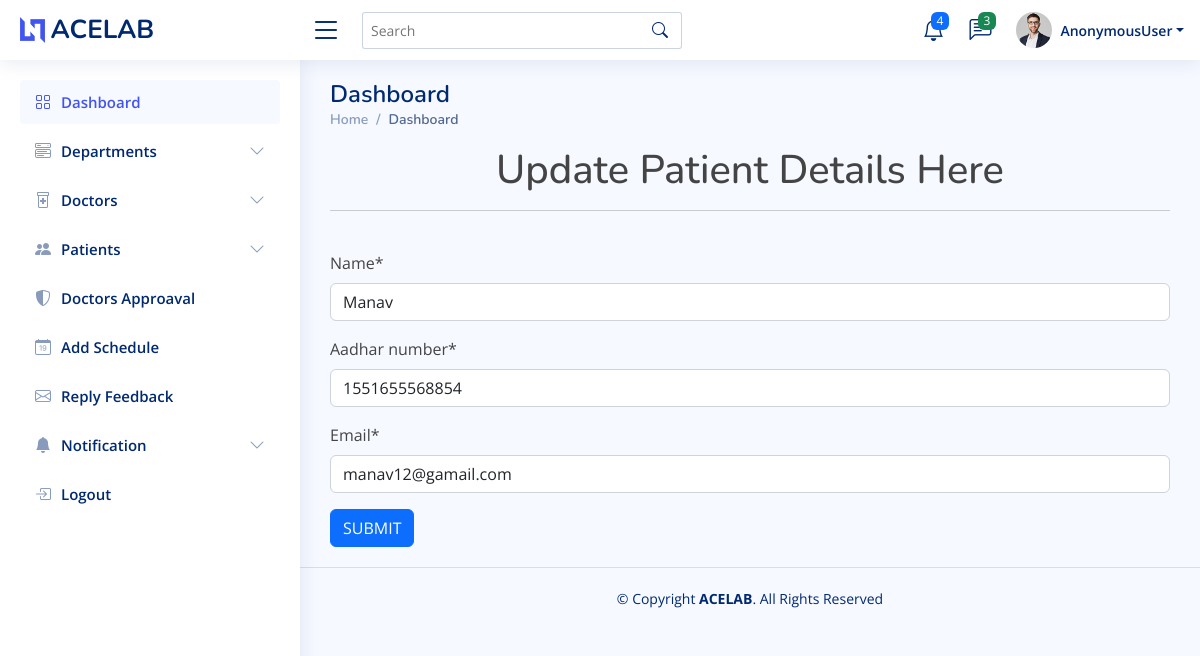
The page /update_patient/2/ on the database its author committed.
### home/models.py (models this page shows, shortened)
class patient(models.Model):
    user = models.ForeignKey(Login, on_delete=models.CASCADE)
    name = models.CharField(max_length=100)
    aadhar_number = models.CharField(max_length=50)
    email = models.EmailField()

### home/adminview.py (the view)
# urls.py: path('update_patient/<int:id>/', adminview.update_patient, name='update_patient'),
def update_patient(request, id):
    data = patient.objects.get(id=id)
    form = patientlogin(instance=data)
    if request.method == 'POST':
        form = patientlogin(request.POST, instance=data)
        if form.is_valid():
            form.save()
            return redirect('view_patient')
    return render(request, 'admin1/update_patient.html', {'form': form})

### home/forms.py
class patientlogin(forms.ModelForm):
    class Meta:
        model = patient
        fields = '__all__'
        exclude = ('user',)

### templates/admin1/update_patient.html (shortened to what this page needs)
{% extends 'admin1/admindashboard.html' %}
{%load crispy_forms_tags %}
{% block content %}
<h1 style="text-align:center">Update Patient Details Here</h1><hr><br>
<form method="POST">
    {{form|crispy}}
    <button type="submit" class="btn btn-primary">SUBMIT</button>
</form>
{% endblock %}

### static/set3/assets/css/style.css (style rules this page uses)
:root { scroll-behavior: smooth; }
body { font-family: "Open Sans", sans-serif; background: #f6f9ff; color: #444444; }
h1, h2, h3, h4, h5, h6 { font-family: "Nunito", sans-serif; }

### rows shown on the page
patient: name "Manav", aadhar_number "1551655568854", email "manav12@gamail.com"

### other values the page prints
{{ request.user }} "AnonymousUser"
